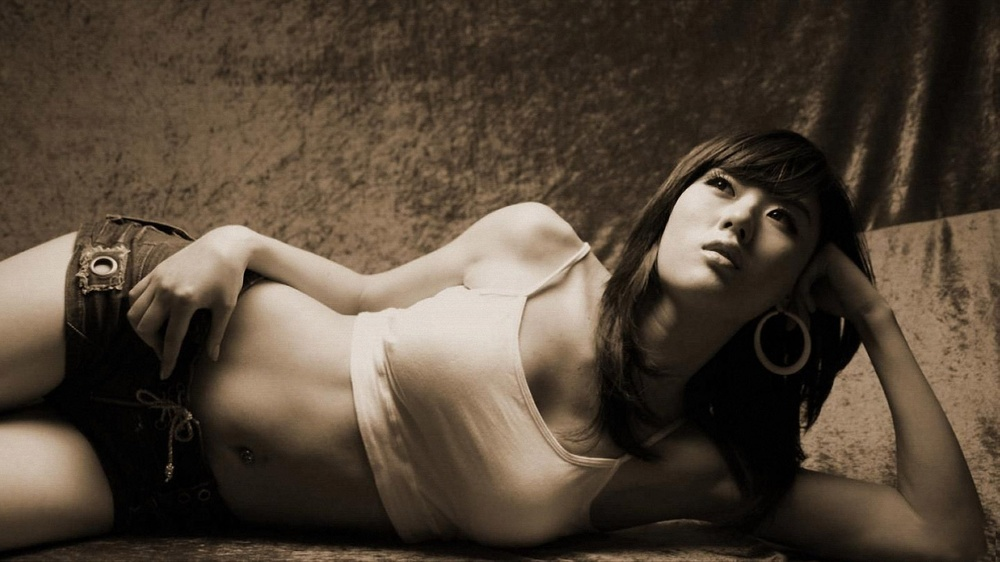
#> input picture Chapter01/test.jpg, 1000 x 562 px, shrunk from 1600 x 900 before the run, given in place of the camera
$ python 06-Chapter1.6.2.py
#> lines starting #> are read from the running program, lines starting #| are printed output that depends on the picture; after the words box and inside, x2 and y2 are one past the last pixel; in counts of white or black regions, pixels touching at a corner belong together
# -*-coding:utf-8-*-
# @Author: Damon0626
# @Time  : 18-11-9 下午3:48
# @Email : wwymsn@163.com
# @Software: PyCharm


import cv2
import time


cap = cv2.VideoCapture(0)

while True:
	ret, frame = cap.read()
#> frame is the input picture: shape (562, 1000, 3); mean B, G, R 54.7, 68.5, 81.7
	if not ret:
		break
	grayVideo = cv2.cvtColor(frame, cv2.COLOR_BGR2GRAY)
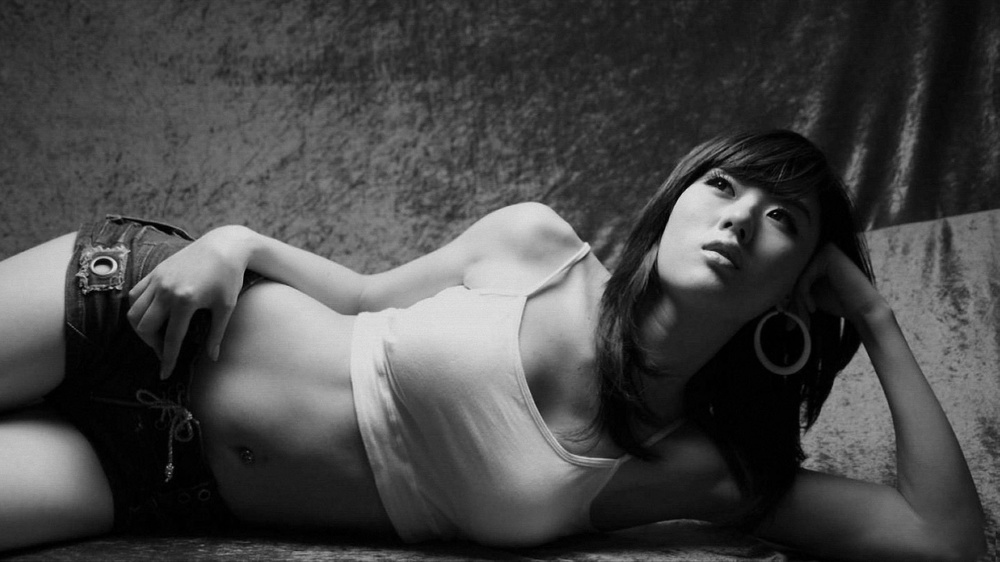
#> grayVideo: shape (562, 1000); min 0, max 227, mean 70.9
	blurGrayVideo = cv2.blur(grayVideo, (5, 5))  # 5*5的内核来降噪

	edge = cv2.Canny(grayVideo, 150, 180)  # 边缘检测
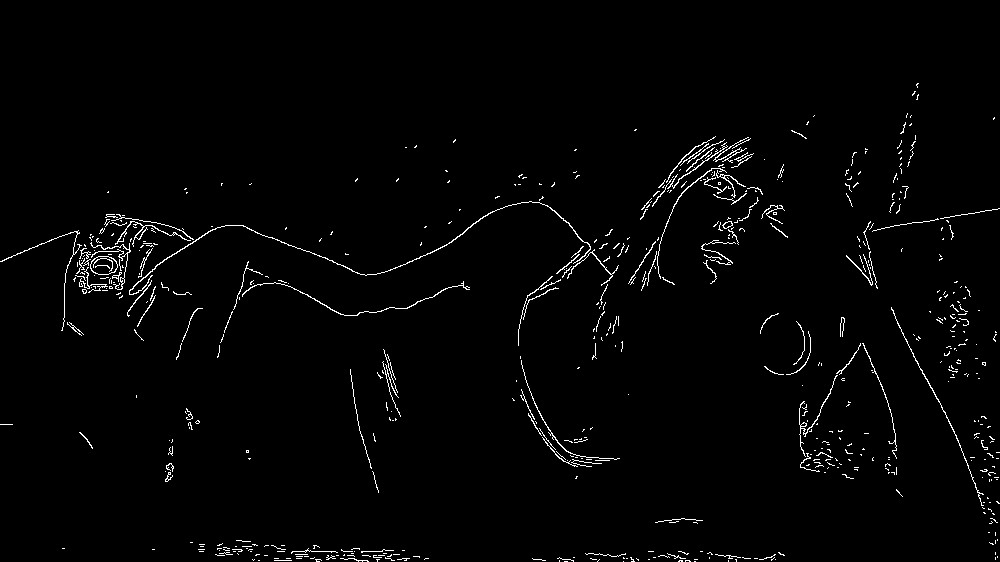
#> edge: shape (562, 1000); 1.8% white in thin lines or dots, all inside (x1, y1, x2, y2) = (0, 83, 1000, 562)
	cv2.imshow('show', edge)
	time.sleep(0.04)

	if cv2.waitKey(1) == 27:
#> (key Esc is pressed here)
		break

cv2.destroyAllWindows()
